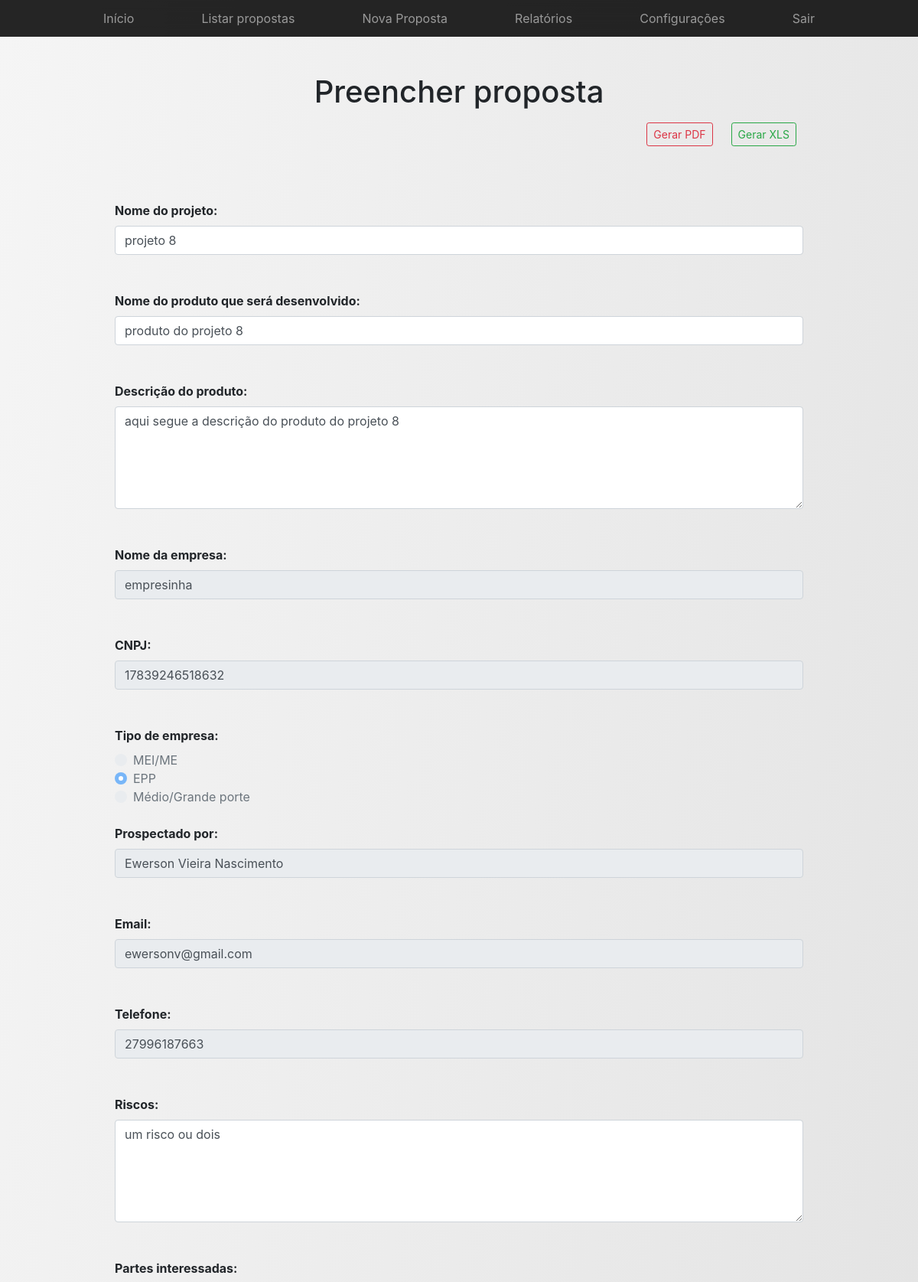
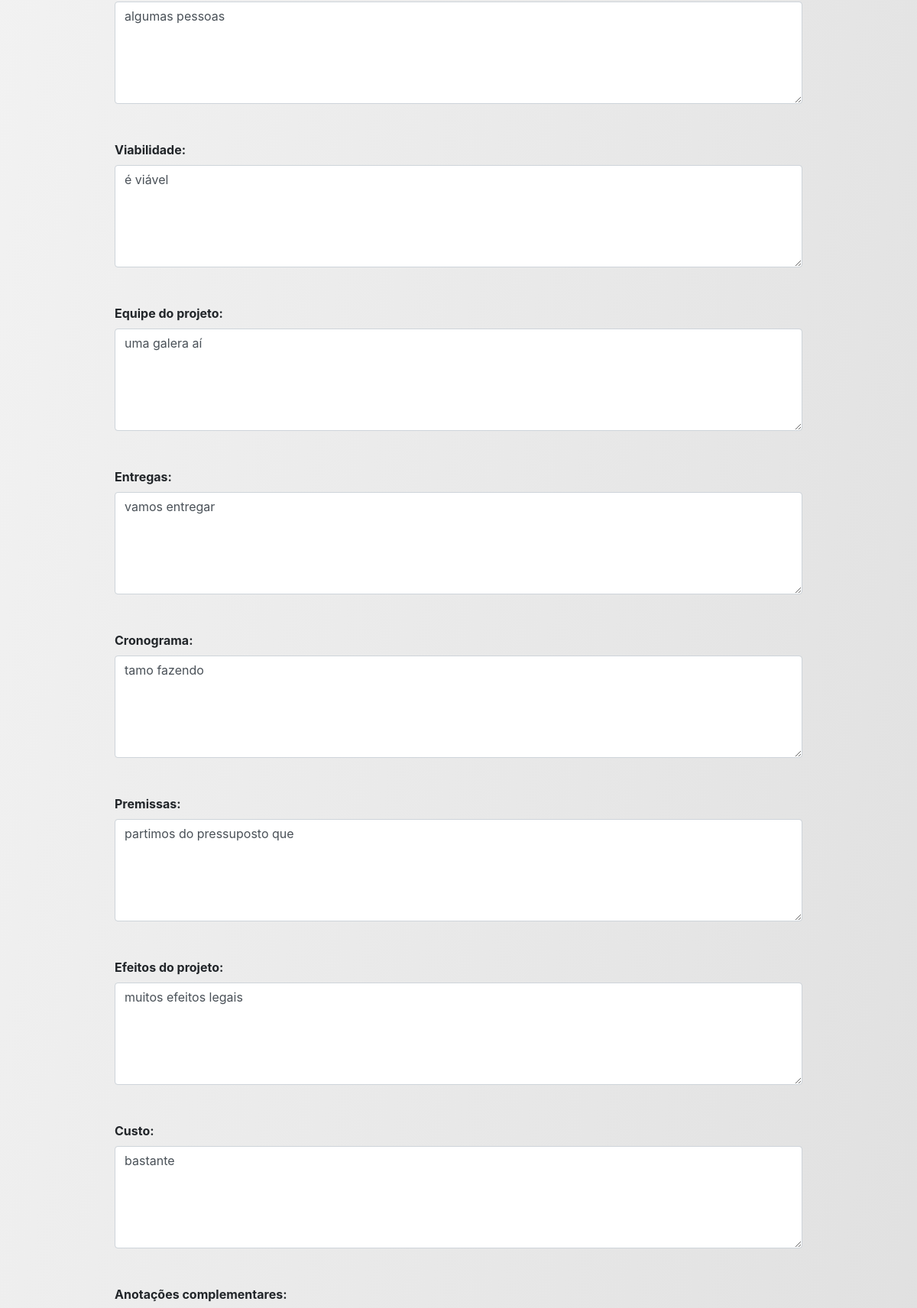
Page /spp_ifes/view/edit_proposta.php?id=8 (signed in, upper part) on the committed database (2 pictures, top to bottom).
### tables this page shows
CREATE TABLE IF NOT EXISTS `projeto` (
  `id` int(11) NOT NULL AUTO_INCREMENT,
  `nome` varchar(100) NOT NULL,
  `viabilidade` varchar(2000) NOT NULL,
  `efeitos` varchar(2000) NOT NULL,
  `equipe` varchar(2000) NOT NULL,
  `riscos` varchar(2000) NOT NULL,
  `entregas` varchar(2000) NOT NULL,
  `premissas` varchar(2000) NOT NULL,
  `cronograma` varchar(2000) NOT NULL,
  `custo` varchar(2000) NOT NULL,
  `interessados` varchar(2000) NOT NULL,
  `anotacoes_complementares` varchar(2000) NOT NULL,
  `created` datetime NOT NULL,
  `modified` datetime DEFAULT NULL,
  `fk_id_empresa` int(11) NOT NULL,
  `fk_id_usuario` int(11) NOT NULL,
  PRIMARY KEY (`id`),
  KEY `fk_id_empresa` (`fk_id_empresa`),
  KEY `fk_id_usuario` (`fk_id_usuario`)
);

CREATE TABLE IF NOT EXISTS `produto` (
  `id` int(11) NOT NULL AUTO_INCREMENT,
  `nome` varchar(100) NOT NULL,
  `descricao` varchar(4000) NOT NULL,
  `fk_id_projeto` int(11) NOT NULL,
  PRIMARY KEY (`id`),
  KEY `fk_id_projeto` (`fk_id_projeto`)
);

CREATE TABLE IF NOT EXISTS `empresa` (
  `id` int(11) NOT NULL AUTO_INCREMENT,
  `nome` varchar(100) NOT NULL,
  `cnpj` varchar(14) NOT NULL,
  `tipo` varchar(50) NOT NULL,
  PRIMARY KEY (`id`)
);

CREATE TABLE IF NOT EXISTS `usuario` (
  `id` int(11) NOT NULL AUTO_INCREMENT,
  `nome` varchar(100) NOT NULL,
  `telefone` varchar(11) NOT NULL,
  `email` varchar(100) NOT NULL,
  `senha` varchar(100) NOT NULL,
  `tipo` int(11) NOT NULL,
  PRIMARY KEY (`id`)
);

### spp_ifes/controller/funcoes.php (called while the page is built, shortened)
<?php
function connect()
{
    $servidor = "localhost";
    $usuario = "root";
    $senha = "";
    $dbname = "spp_ifes";
    $conn = mysqli_connect($servidor, $usuario, $senha, $dbname);
    return $conn;
}
function getProjeto($id)
{
    $conn = connect();
    $result_all = "SELECT E.id as id_empresa, E.nome as nome_empresa, E.cnpj, E.tipo as tipo_empresa,
    PD.id as id_produto, PD.nome as nome_produto, PD.descricao,
    P.id as id_projeto, P.nome as nome_projeto, P.viabilidade, P.efeitos, P.equipe, P.riscos, P.entregas, P.premissas, P.cronograma, P.custo, P.interessados, P.anotacoes_complementares,
    U.id as id_usuario, U.nome as nome_usuario, U.telefone, U.email
    FROM PROJETO P
    INNER JOIN EMPRESA E
    ON P.fk_id_empresa = E.id
    INNER JOIN USUARIO U
    ON P.fk_id_usuario = U.id
    INNER JOIN PRODUTO PD
    ON P.id = PD.fk_id_projeto
    WHERE P.id = $id";
    $resultado_all = mysqli_query($conn, $result_all);
    $row = mysqli_fetch_assoc($resultado_all);
    return $row;
}
?>

### spp_ifes/view/edit_proposta.php (the view, shortened to what this page needs)
<?php
include_once("../controller/funcoes.php");
$id = filter_input(INPUT_GET, 'id', FILTER_SANITIZE_NUMBER_INT);
$row = getProjeto($id);
?>
<!DOCTYPE html>
<html lang="pt-br">
	<body id="grad1">
		<div class="container">
			<div class="py-5 text-center">
				<h1>Preencher proposta</h1>
				<div class="py-2 text-right">
					<?php
						echo "<p><a class='btn btn-sm mr-4 btn-outline-danger' href='../controller/gerar_pdf.php?id=". $id . "' role='button'>Gerar PDF</a>";
						echo "<a class='btn btn-sm mr-4 btn-outline-success' href='../controller/gerar_planilha.php?id=". $id . "' role='button'>Gerar XLS</a></p>";
					?>
				</div>
			</div>
			<form method="POST" action="../controller/proc_edit_proposta.php">
				<div class="col-md-12 mb-3">
					<label><b>Nome do projeto: </b></label><br>
					<input type="text" class="form-control" name="nome_projeto" placeholder="Digite o nome completo" value="<?php echo utf8_encode($row['nome_projeto']); ?>"><br><br>
					<label><b>Nome do produto que será desenvolvido: </b></label><br>
					<input type="text" class="form-control" name="nome_produto" placeholder="Digite o nome completo" value="<?php echo utf8_encode($row['nome_produto']); ?>"><br><br>
					<label><b>Descrição do produto: </b></label><br>
					<textarea type="text" class="form-control" name="descricao" rows="5" cols="80" /><?php echo utf8_encode($row['descricao']); ?></textarea><br><br>
					<label><b>Nome da empresa: </b></label><br>
					<input type="text" class="form-control" name="nome_empresa" readonly="readonly" value="<?php echo utf8_encode($row['nome_empresa']); ?>"><br><br>
					<label><b>CNPJ: </b></label><br>
					<input type="text" class="form-control" name="cnpj" readonly="readonly" value="<?php echo utf8_encode($row['cnpj']); ?>"><br><br>
					<label><b>Tipo de empresa: </b></label><br>
					<div class="custom-control custom-radio">
						<label class="custom-control-label" for="MEI/ME" >MEI/ME</label> <br>
					</div>
					<div class="custom-control custom-radio">
						<label class="custom-control-label" for="EPP" >EPP</label> <br>
					</div>
					<div class="custom-control custom-radio">
						<label class="custom-control-label" for="Médio/Grande porte" >Médio/Grande porte</label> <br><br>
					</div>
					<label><b>Prospectado por: </b></label><br>
					<input type="text" class="form-control" name="nome_usuario" readonly="readonly" value="<?php echo utf8_encode($row['nome_usuario']); ?>"><br><br>
					<label><b>Email: </b></label><br>
					<input type="email" class="form-control" name="email" readonly="readonly" value="<?php echo utf8_encode($row['email']); ?>"><br><br>
					<label><b>Telefone: </b></label><br>
					<input type="text" class="form-control" name="telefone" readonly="readonly" value="<?php echo utf8_encode($row['telefone']); ?>"><br><br>
					<label><b>Riscos: </b></label><br>
					<textarea type="text" class="form-control" name="riscos" rows="5" cols="80" /><?php echo utf8_encode($row['riscos']); ?></textarea><br><br>
					<label><b>Partes interessadas: </b></label><br>
					<textarea type="text" class="form-control" name="interessados" rows="5" cols="80" /><?php echo utf8_encode($row['interessados']); ?></textarea><br><br>
					<label><b>Viabilidade: </b></label><br>
					<textarea type="text" class="form-control" name="viabilidade" rows="5" cols="80" /><?php echo utf8_encode($row['viabilidade']); ?></textarea><br><br>
					<label><b>Equipe do projeto: </b></label><br>
					<textarea type="text" class="form-control" name="equipe" rows="5" cols="80" /><?php echo utf8_encode($row['equipe']); ?></textarea><br><br>
					<label><b>Entregas: </b></label><br>
					<textarea type="text" class="form-control" name="entregas" rows="5" cols="80" /><?php echo utf8_encode($row['entregas']); ?></textarea><br><br>
					<label><b>Cronograma: </b></label><br>
					<textarea type="text" class="form-control" name="cronograma" rows="5" cols="80" /><?php echo utf8_encode($row['cronograma']); ?></textarea><br><br>
					<label><b>Premissas: </b></label><br>
					<textarea type="text" class="form-control" name="premissas" rows="5" cols="80" /><?php echo utf8_encode($row['premissas']); ?></textarea><br><br>
					<label><b>Efeitos do projeto: </b></label><br>
					<textarea type="text" class="form-control" name="efeitos" rows="5" cols="80" /><?php echo utf8_encode($row['efeitos']); ?></textarea><br><br>
					<label><b>Custo: </b></label><br>
					<textarea type="text" class="form-control" name="custo" rows="5" cols="80" /><?php echo utf8_encode($row['custo']); ?></textarea><br><br>
					<label><b>Anotações complementares: </b></label><br>
					<textarea type="text" class="form-control" name="anotacoes_complementares" rows="5" cols="80" /><?php echo utf8_encode($row['anotacoes_complementares']); ?></textarea><br><br>
				</div>
			</form>
		</div>
	</body>
</html>

### rows in the picture
projeto: nome_projeto "projeto 8", nome_produto "produto do projeto 8", descricao "aqui segue a descrição do produto do projeto 8", nome_empresa "empresinha", cnpj "17839246518632", nome_usuario "Ewerson Vieira Nascimento", email "ewersonv@gmail.com", telefone "27996187663", riscos "um risco ou dois", interessados "algumas pessoas", viabilidade "é viável", equipe "uma galera aí", entregas "vamos entregar", cronograma "tamo fazendo", premissas "partimos do pressuposto que", efeitos "muitos efeitos legais", custo "bastante"
